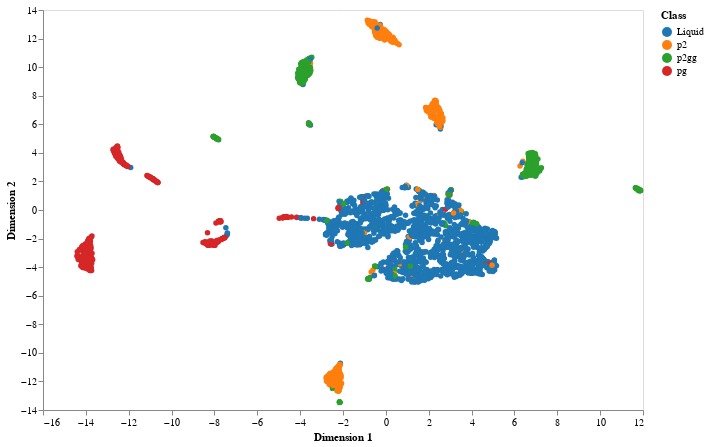

The cell this chart's notebook holds for it:
### Code cell
X_rt = umap.UMAP().fit_transform(X_o)
fig = figures.plot_dimensionality_reduction(X_rt, y)
fig

### Figure 1 — Vega-Lite specification as saved in the notebook (floating-point values rounded to 4 significant figures; data arrays with more than 128 entries replaced by an {"elided": "..."} marker saying what was removed)
{"$schema": "https://vega.github.io/schema/vega-lite/v2.6.0.json", "config": {"axis": {"grid": false}, "view": {"height": 400, "width": 600}}, "data": {"name": "data-6266e9dbd9b96dcaac0da29072c3671b"}, "datasets": {"data-6266e9dbd9b96dcaac0da29072c3671b": {"elided": "3000 records"}}, "encoding": {"color": {"field": "class", "scale": {"scheme": "category10"}, "title": "Class", "type": "nominal"}, "x": {"field": "dim1", "title": "Dimension 1", "type": "quantitative"}, "y": {"field": "dim2", "title": "Dimension 2", "type": "quantitative"}}, "mark": {"opacity": 1, "type": "circle"}}
